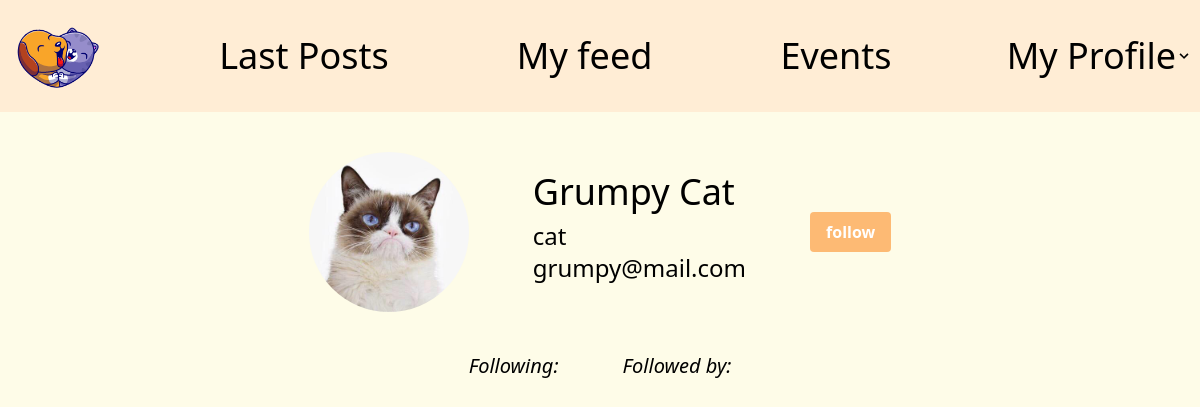
Before: /profile.php?user_id=6 (signed in) with the older database file.
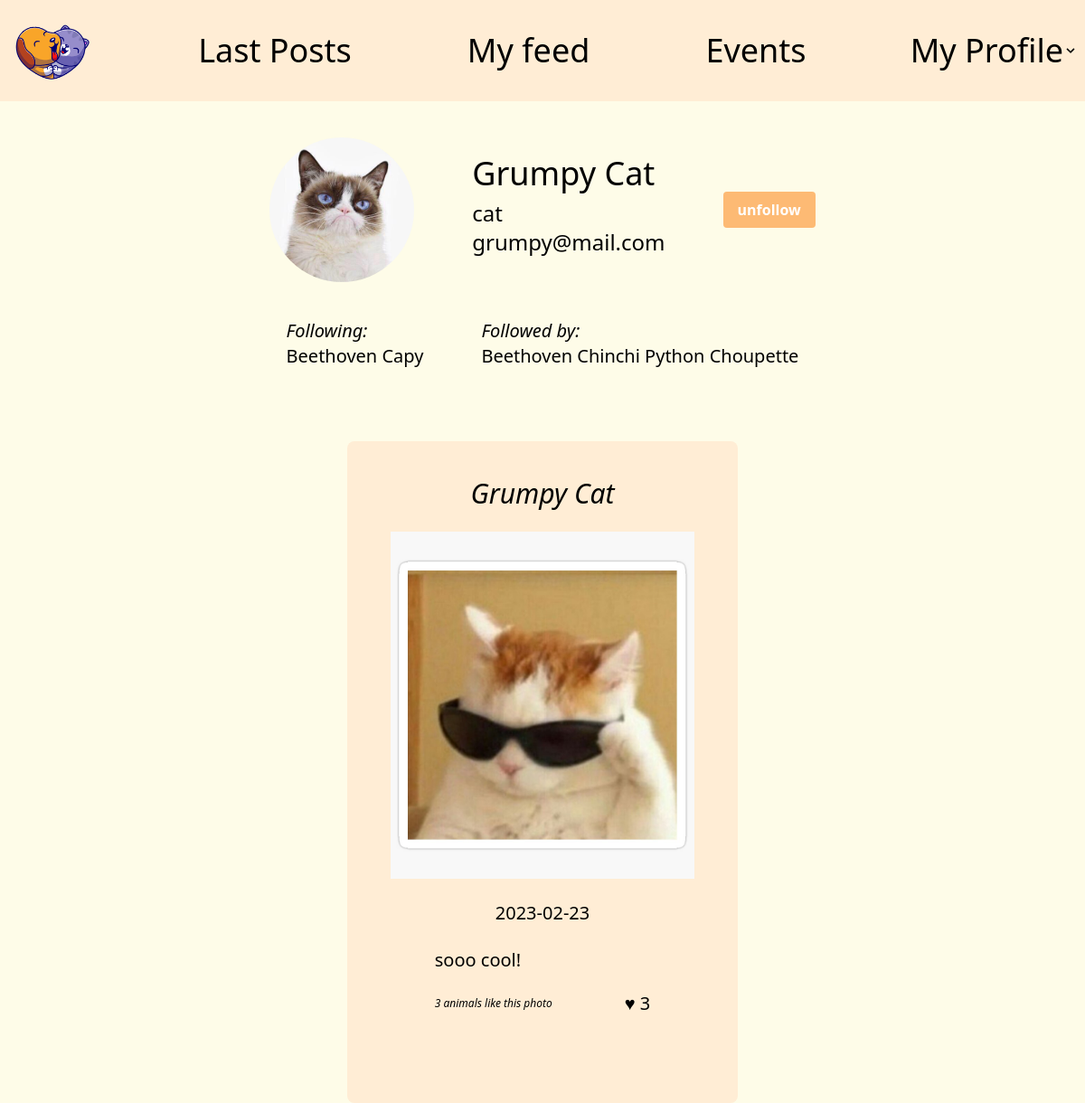
After: the same page with the newer database file.
### tables this page shows
CREATE TABLE `posts` (
  `ID` int(11) NOT NULL,
  `photo` varchar(50) NOT NULL,
  `description` varchar(250) DEFAULT NULL,
  `date` date NOT NULL,
  `user_id` int(11) DEFAULT NULL
);

CREATE TABLE `users` (
  `ID` int(11) NOT NULL,
  `name` varchar(50) NOT NULL,
  `email` varchar(50) NOT NULL,
  `password` varchar(100) NOT NULL,
  `type_id` int(11) NOT NULL,
  `photo` varchar(50) NOT NULL
);

### connect.php (called while the page is built, shortened)
<?php session_start();
if (isset($_SESSION['connected_id'])) {
    $connectedUserId = $_SESSION['connected_id'];
}
?>

### profile.php (the view, shortened to what the changed rows need)
<?php include('connect.php');
$otherUsersWall = false;
if (isset($_GET['user_id'])) {
    $wallOwnerId = intval($_GET['user_id']);
    $otherUsersWall = true;
}
if (!isset($_GET['user_id'])) {
    $userInfosRequest = "SELECT * FROM users WHERE users.id = $connectedUserId ";
    $getUserInfos = $mysqli->query($userInfosRequest);
    if (!$getUserInfos) {
        echo ("Échec de la requete : " . $mysqli->error);
    }
    $user = $getUserInfos->fetch_assoc();
} else {
    $userInfosRequest = "SELECT * FROM users WHERE users.id = $wallOwnerId ";
    $getUserInfos = $mysqli->query($userInfosRequest);
    $user = $getUserInfos->fetch_assoc();
}
if (isset($_GET['user_id'])) {
    $userId = intval($user['ID']);
    $userPostsRequest = "SELECT * FROM posts WHERE posts.user_id = $userId ";
    $getUserPosts = $mysqli->query($userPostsRequest);
}
$alreadyFollowed = false;
$userFollowingRequest = "SELECT followers.followed, users.id as user_followed, users.name as user_name FROM followers
JOIN users ON users.id=followers.followed
WHERE follower = $userId";
$getFollowing = $mysqli->query($userFollowingRequest);
$userFollowedRequest = "SELECT followers.follower, users.id as user_follower, users.name as user_name FROM followers
JOIN users ON users.id=followers.follower
WHERE followed = $userId";
$getFollowed = $mysqli->query($userFollowedRequest);
$checkFollowSql = "SELECT * from followers WHERE followed=$userId";
$checkFolloQuery = $mysqli->query($checkFollowSql);
while ($isFollowed = $checkFolloQuery->fetch_assoc()) {
    if ($isFollowed['followed'] == $userId && $isFollowed['follower'] == $connectedUserId) {
        $alreadyFollowed = true;
    }
}
?>
<!DOCTYPE html>
<html lang="en">
<head>
    <link href="output.css" rel="stylesheet">
    <script src="https://cdn.tailwindcss.com"></script>
</head>
<body class="bg-yellow-50">
    <div id="pageContent">
        <div>
            <main class="flex flex-col">
                <div id="userDetails" class="flex justify-center items-center space-x-16 py-10">
                    <?php
                    if ($otherUsersWall) {
                        if ($alreadyFollowed) { ?>
                            <div>
                                <form action="profile.php?user_id=<?php echo $userId ?>" method="post">
                                    <input type="submit" value="unfollow" name="unfollow"
                                        class="bg-orange-300 hover:bg-orange-700 text-white font-bold py-2 px-4 rounded">
                                </form>
                            </div>
                        <?php } else { ?>
                            <div class="flex justify-center items-center space-x-16 py-10">
                                <form action="profile.php?user_id=<?php echo $userId ?>" method="post">
                                    <input type="submit" value="follow" name="follow"
                                        class="bg-orange-300 hover:bg-orange-700 text-white font-bold py-2 px-4 rounded">
                                </form>
                            </div>
                        <?php }
                    } ?>
                </div>
                <div class="">
                    <div class="flex justify-center items-center space-x-16 ">
                        <div class="flex flex-col text-xl">
                            <p class="italic">Following:</p>
                            <?php
                            while ($follo = $getFollowing->fetch_assoc()) {
                                echo $follo['user_name'] . ' ';
                            } ?>
                        </div>
                        <div class="flex flex-col text-xl">
                            <p class="italic"> Followed by:</p>
                            <p>
                                <?php
                                while ($follo = $getFollowed->fetch_assoc()) {
                                    ?>
                                    <?php echo $follo['user_name']; ?>
                                <?php } ?>
                            </p>
                        </div>
                    </div>
                </div>
                <?php while ($post = $getUserPosts->fetch_assoc()) {
                    ?>
                    <article class="flex flex-col items-center bg-orange-100 mt-20 rounded-lg mx-96 pb-24">
                        <a class="pt-10 text-3xl">
                            <address>
                                <?php
                                $postUser = $post['user_id'];
                                $newSql = "SELECT users.name as user_name FROM users WHERE users.ID = $postUser";
                                $lesInformations2 = $mysqli->query($newSql);
                                $postUserName = $lesInformations2->fetch_assoc();
                                ?>
                                <?php echo $postUserName['user_name']; ?>
                        </a>
                        <div class="pt-6 mx-12">
                            <a class="bg-black w-96 h-96 ">
                                <img class="object-cover h-96 w-96 " src="upload/<?php echo $post['photo']; ?>">
                            </a>
                        </div>
                        <h3 class="pt-6 text-xl">
                            <time datetime='2020-02-01'>
                                <?php echo $post['date']; ?>
                            </time>
                        </h3>
                        <div class="pt-6 text-xl">
                            <p>
                                <?php echo $post['description']; ?>
                            </p>
                            <?php include('likebutton.php'); ?>
                        </div>
                    </article>
                <?php } ?>
            </main>
        </div>
    </div>
</body>
</html>

### likebutton.php (shortened to what the changed rows need)
<?php
$postId = $post['ID'];
$getPostLikesRequest = "SELECT COUNT(post_id) as like_number FROM likes WHERE post_id = $postId" ;
$getPostLikes = $mysqli->query($getPostLikesRequest);
$postLikes = $getPostLikes->fetch_assoc();
$otherLikes = intval($postLikes['like_number']) - 1;
$totalLikes = $postLikes['like_number'];
$hasBeenLikedSQL = "SELECT post_id FROM likes WHERE user_id = $connectedUserId AND post_id = $postId";
$hasBeenLikedInfo = $mysqli->query($hasBeenLikedSQL);
$hasBeenLiked = $hasBeenLikedInfo->fetch_assoc();
$actualPageUrl = "http://$_SERVER[HTTP_HOST]$_SERVER[REQUEST_URI]";
if ($hasBeenLiked){ ?>
    <div id="likes" class="flex flex-wrap space-between items-center space-x-20 pt-5">
        <div id="members-liking" class="italic text-xs">You <?php
            if($otherLikes > 1) {
                echo 'and ' . $otherLikes ?> other animals like this photo
            <?php } elseif ($otherLikes == 1) {
                echo 'and ' . $otherLikes ?> other animal like this photo
            <?php } else { ?>
                like this photo
            <?php  } ?>
        </div>
        <form method="post" action='<?php echo $actualPageUrl ?>'>
            <input type="hidden" name="getPostId" value='<?php echo $postId ?>'>
            <input type="submit" name="unlike" value="♥ <?php echo $postLikes['like_number']; ?>"
            class="font-extrabold cursor-pointer hover:text-orange-600">
        </form>
    </div>
<?php } else { ?>
    <div id="likes" class="flex flex-wrap space-between items-center space-x-20 pt-5">
        <div id="members-liking" class="italic text-xs">
            <?php if($totalLikes > 1) {
                echo $totalLikes ?> animals like this photo
            <?php } else {
                echo $totalLikes ?> animal likes this photo
            <?php  } ?>
        </div>
        <form method="post" action='<?php echo $actualPageUrl ?>'>
            <input type="submit" name="like" value="♥ <?php echo $postLikes['like_number']; ?>"
            class="cursor-pointer hover:text-orange-600">
        </form>
    </div>
<?php } ?>

Changed rows visible on the page:
added posts: user.name "Grumpy Cat", photo (picture), date "2023-02-23", description "sooo cool!", totalLikes "3"
Other visible differences:
form field unfollow: (not shown) → "unfollow"
form field follow: "follow" → (not shown)
new list line: "Beethoven"
new list line: "Capy"
new list line: "Chinchi"
new list line: "Python"
new list line: "Choupette"
